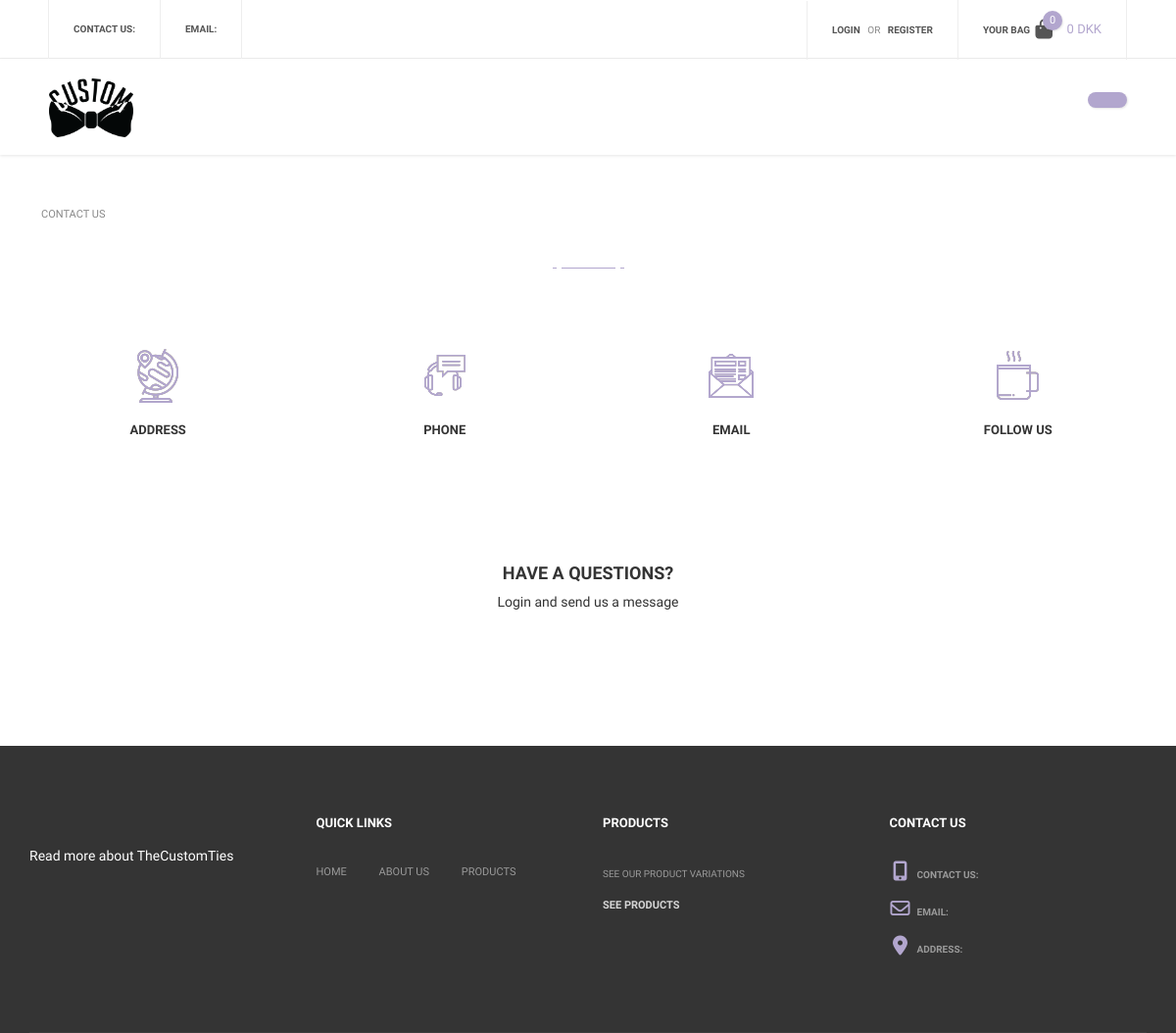
The page /Contact on the database as committed earlier.
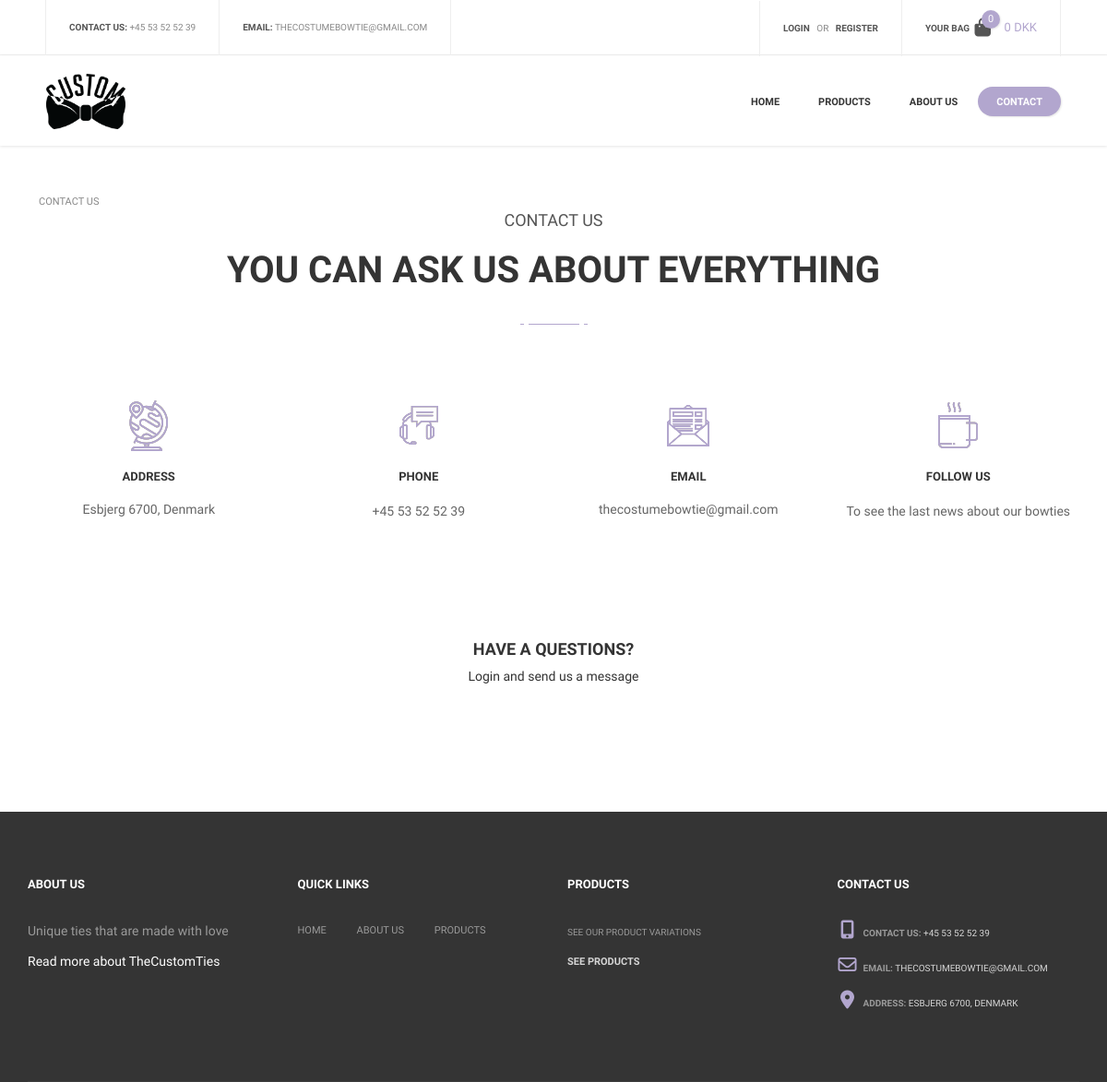
The same page on the database as committed later.
### tables this page shows
CREATE TABLE IF NOT EXISTS frontpage (
    id varchar(50) NOT NULL PRIMARY KEY,
    `text` text
);

### index.php (called while the page is built, shortened)
<?php
    $request = $_SERVER["REQUEST_URI"];
    $router = new Router($request);
    $router->get('/', 'views/frontend/home');
    $router->get('/profile', 'views/login/profile');
    $router->get('/editProfileFunction', 'controllers/editProfile');
    $router->get('/loginFunction', 'controllers/login');
    $router->get('/loginFailedFunction', 'controllers/loginFailed');
    $router->get('/signupFunction', 'controllers/signup');
    $router->get('/logoutFunction', 'controllers/logout');
    $router->get('/Product', 'views/frontend/Product');
    $router->get('/ProductType', 'views/frontend/productType');
    $router->get('/ProductSale', 'views/frontend/productSale');
    $router->get('/AboutUS', 'views/frontend/AboutUS');
    $router->get('/Contact', 'views/frontend/Contact');

### models/handlers/frontpageHandler.php (called while the page is built, shortened)
<?php
$rootPath = "";
require_once $rootPath . "public/dbconn.php";
require_once $rootPath . "models/sql/frontpage.php";
class FrontpageHandler extends Frontpage{
    public $db;
    public function __construct($db) {
        $this->db = $db;
    }
    public function getFrontpage(){
        $getFrontpage = $this->db->prepare($this->getAllFrontpageQuery);
        $getFrontpage->execute();
        return $getFrontpage->fetchAll();
    }
}
$FrontpageHandler = new FrontpageHandler($db);

### controllers/frontpage.php (called while the page is built, shortened)
<?php
$dataset = $FrontpageHandler->getFrontpage();
foreach($dataset as $data){
    if($data['id'] == 'phone'){
        $phone = $data['text'];
    }
    if($data['id'] == 'follow'){
        $follow = $data['text'];
    }
    if($data['id'] == 'email'){
        $email = $data['text'];
    }
    if($data['id'] == 'address'){
        $address = $data['text'];
    }
    if($data['id'] == 'nav1'){
        $nav1 = $data['text'];
    }
    if($data['id'] == 'nav2'){
        $nav2 = $data['text'];
    }
    if($data['id'] == 'nav3'){
        $nav3 = $data['text'];
    }
    if($data['id'] == 'nav4'){
        $nav4 = $data['text'];
    }
    if($data['id'] == 'aboutusSubtitle'){
        $aboutusSubtitle = $data['text'];
    }
    if($data['id'] == 'aboutusSlogan'){
        $aboutusSlogan = $data['text'];
    }
    if($data['id'] == 'contactSubtitle'){
        $contactSubtitle = $data['text'];
    }
    if($data['id'] == 'contactTitle'){
        $contactTitle = $data['text'];
    }
}

### controllers/cartManager.php (called while the page is built, shortened)
<?php
$total = 0;

### views/frontend/Contact.php (the view, shortened to what the rows shown need)
<?php
    $rootPath = "";
    $pageName = "Contact Us";
    require_once $rootPath . "views/frontend/partials/header.php";
    require_once $rootPath . "models/handlers/FrontpageHandler.php";
    require_once $rootPath . "controllers/frontpage.php";
?>
<div class="empty-space col-xs-b35 col-md-b70"></div>
<div class="breadcrumbs SiteMap">
    <?php
    for($i = 0; $i < count($_SESSION['breadcrumbs']); $i++){
        $link = $_SESSION['breadcrumbsLinks'][$i];
        echo "<a class='breadcrumb-flex' href='$link'> ".$_SESSION['breadcrumbs'][$i]."</a>";
    }
    ?>
</div>
<div class="container">
    <div class="text-center">
        <div class="simple-article size-3 grey uppercase col-xs-b5"><?php echo $contactSubtitle ?></div>
        <div class="h2"><?php echo $contactTitle ?></div>
        <div class="title-underline center"><span></span></div>
    </div>
</div>
<div class="empty-space col-sm-b15 col-md-b50"></div>
<div class="container">
    <div class="row">
        <div class="col-sm-3">
            <div class="icon-description-shortcode style-1">
                <img class="icon" src="assets/icons/icon-25.png" alt="">
                <div class="title h6">address</div>
                <div class="description simple-article size-2"><?php echo $address ?></div>
            </div>
        </div>
        <div class="col-sm-3">
            <div class="icon-description-shortcode style-1">
                <img class="icon" src="assets/icons/icon-23.png" alt="">
                <div class="title h6">phone</div>
                <div class="description simple-article size-2" style="line-height: 26px;">
                    <a href="tel:+4553525239"><?php echo $phone ?></a>
                </div>
            </div>
        </div>
        <div class="col-sm-3">
            <div class="icon-description-shortcode style-1">
                <img class="icon" src="assets/icons/icon-28.png" alt="">
                <div class="title h6">email</div>
                <div class="description simple-article size-2"><a
                        href="mailto:thecostumebowtie@gmail.com"><?php echo $email ?></a></div>
            </div>
        </div>
        <div class="col-sm-3">
            <div class="icon-description-shortcode style-1">
                <img class="icon" src="assets/icons/icon-26.png" alt="">
                <div class="title h6">Follow us</div>
                <div class="description simple-article size-2" style="line-height: 26px;">
                      <?php echo $follow ?>
                </div>
            </div>
        </div>
    </div>
</div>
<div class="empty-space col-xs-b25 col-sm-b50"></div>
<div class="empty-space col-xs-b25 col-sm-b50"></div>
<?php
if (isset($_SESSION['name'])) {
?>
<div class="container">
    <h4 class="h4 text-center col-xs-b25">have a questions?</h4>
    <div class="row">
        <div class="col-md-10 col-md-offset-1">
            <form class="contact-form" method="POST" action="contactSubmit">
                <input type="hidden" value="true" name="validate" />
                <div class="row m5">
                    <div class="col-sm-6">
                        <input class="simple-input col-xs-b20" type="text" value="" placeholder="Name" name="name" />
                    </div>
                    <div class="col-sm-6">
                        <input class="simple-input col-xs-b20" type="text" value="" placeholder="Email" name="email" />
                    </div>
                    <div class="col-sm-6">
                        <input class="simple-input col-xs-b20" type="text" value="" placeholder="Phone" name="phone" />
                    </div>
                    <div class="col-sm-6">
                        <input class="simple-input col-xs-b20" type="text" value="" placeholder="Subject"
                            name="subject" />
                    </div>
                    <div class="col-sm-12">
                        <textarea class="simple-input col-xs-b20" placeholder="Your message" name="message"></textarea>
                    </div>
                    <div class="col-sm-12">
                        <div class="text-center">
                            <div class="button size-2 style-3">
                                <span class="button-wrapper">
                                    <span class="icon"><img src="assets/img/icon-4.png" alt=""></span>
                                    <span class="text">send message</span>
                                </span>
                                <input type="submit" />
                            </div>
                        </div>
                    </div>
                </div>
            </form>
        </div>
    </div>
</div>
<?php
    } else {
?>
<div class="container">
    <h4 class="h4 text-center col-xs-b25">have a questions?</h4>
    <p class="text-center">Login and send us a message</p>
</div>
<?php
    }
?>
<div class="empty-space col-xs-b35 col-md-b70"></div>
<div class="empty-space col-xs-b35 col-md-b70"></div>
<?php
    require_once $rootPath . "views/frontend/partials/footer.php";
?>

### views/frontend/partials/header.php (shortened to what the rows shown need)
<?php
    require_once $rootPath . "models/handlers/FrontpageHandler.php";
    require_once $rootPath . "models/handlers/ProductsHandler.php";
    require_once $rootPath . "controllers/frontpage.php";
    require_once $rootPath . "controllers/cartManager.php";
?>
<!DOCTYPE html>
<html lang="en">
<head>
    <link href="https://cdnjs.cloudflare.com/ajax/libs/font-awesome/6.2.0/css/all.min.css" rel="stylesheet">
    <link href="<?php echo BASE_URL ?>/views/frontend/partials/css/TheCostumCSS.css" rel="stylesheet">
    <link href="<?php echo BASE_URL ?>/views/frontend/partials/css/bootstrap.extension.css" rel="stylesheet">
    <link href="<?php echo BASE_URL ?>/views/frontend/partials/css/bootstrap.min.css" rel="stylesheet">
    <link href="<?php echo BASE_URL ?>/views/frontend/partials/css/style.css" rel="stylesheet">
    <link href="<?php echo BASE_URL ?>/views/frontend/partials/css/swiper.css" rel="stylesheet">
    <link href="<?php echo BASE_URL ?>/views/frontend/partials/css/sumoselect.css" rel="stylesheet">
    <link href="<?php echo BASE_URL ?>/views/frontend/partials/css/font-awesome.min.css" rel="stylesheet">
</head>
<body>
    <div id="content-block">
        <header>
            <div class="header-top">
                <div class="content-margins">
                    <div class="row">
                        <div class="col-md-5 hidden-xs hidden-sm">
                            <div class="entry">
                                <b>contact us:</b>
                                <a href="tel:+4553525239"><?php echo $phone ?></a>
                            </div>
                            <div class="entry">
                                <b>email:</b>
                                <a href="mailto:thecostumebowtie@gmail.com"><?php echo $email ?></a>
                            </div>
                        </div>
                        <div class="col-md-7 col-md-text-right">
                            <?php
                                if (!isset($_SESSION["loggedin"]) || $_SESSION["loggedin"] != true) {
                            ?>
                                    <div class="entry">
                                        <a class="open-popup" data-rel="1"><b>login</b></a>
                                        &nbsp; or &nbsp;
                                        <a class="open-popup" data-rel="2"><b>register</b></a>
                                    </div>
                            <?php
                                }
                            ?>
                            <div class="entry hidden-xs hidden-sm cart">
                                <a href="Checkout">
                                    <b class="hidden-xs">Your bag</b>
                                    <?php
                                        $amountOfItems = 0;
                                    ?>
                                    <span class="cart-icon">
                                        <i class="fa fa-shopping-bag" aria-hidden="true"></i>
                                        <span class="cart-label"><?php echo $amountOfItems ?></span>
                                    </span>
                                    <span class="cart-title hidden-xs"><?php echo $total ?> DKK</span>
                                </a>
                            </div>
                        </div>
                    </div>
                </div>
            </div>
            <div class="header-bottom">
                <div class="content-margins">
                    <div class="row">
                        <div class="col-xs-3 col-sm-1">
                            <a id="logo" href="/"><img src="assets/icons/logo-2.png" alt="" /></a>
                        </div>
                        <div class="col-xs-9 col-sm-11 text-right">
                            <div class="nav-wrapper">
                                <nav>
                                    <ul>
                                        <li <?php echo $pageName == "Home" ? 'class="active"' : "" ?>>
                                            <a href="/"><?php echo $nav1 ?></a>
                                        </li>
                                        <li style="margin-left: 2px;" <?php echo $pageName == "Product" ? 'class="active"' : "" ?>>
                                            <a href="Product"><?php echo $nav2 ?></a>
                                        </li>
                                        <li style="margin-left: 2px;" <?php echo $pageName == "About Us" ? 'class="active"' : "" ?>>
                                            <a href="AboutUS"><?php echo $nav3 ?></a>
                                        </li>
                                        <li style="margin-left: 2px;" <?php echo $pageName == "Contact Us" ? 'class="active"' : "" ?>>
                                            <a href="Contact"><?php echo $nav4 ?></a>
                                        </li>
                                    </ul>
                                </nav>
                            </div>
                        </div>
                    </div>
                </div>
            </div>
        </header>

### views/frontend/partials/footer.php (shortened to what the rows shown need)
<?php
    require_once $rootPath . "models/handlers/FrontpageHandler.php";
    require_once $rootPath . "controllers/frontpage.php";
?>
<footer>
            <div class="container">
                <div class="footer-top">
                    <div class="row">
                        <div class="col-sm-6 col-md-3 col-xs-b30 col-md-b0">
                            <h6 class="h6 light"><?php echo $aboutusSubtitle ?></h6>
                            <div class="empty-space col-xs-b20"></div>
                            <div class="simple-article size-2 light fulltransparent margin-15"><?php echo $aboutusSlogan ?></div>
                            <div class="description">
                                    <a href="/AboutUS" class="title">Read more about TheCustomTies</a>
                            </div>
                            <div class="empty-space col-xs-b20"></div>
                        </div>
                        <div class="col-sm-6 col-md-3 col-xs-b30 col-md-b0">
                            <h6 class="h6 light">quick links</h6>
                            <div class="empty-space col-xs-b20"></div>
                            <div class="footer-column-links">
                                <div class="row">
                                    <div class="col-xs-6 footer-links-flex">
                                        <a href="/">home</a>
                                        <a href="/AboutUS">about us</a>
                                        <a href="/Product">products</a>
                                    </div>
                                </div>
                            </div>
                        </div>
                        <div class="col-sm-6 col-md-3 col-xs-b30 col-sm-b0">
                            <h6 class="h6 light">Products</h6>
                            <div class="empty-space col-xs-b20"></div>
                            <div class="footer-post-preview clearfix">
                                <div class="description">
                                    <div class="date">See our product variations</div>
                                    <a href="/Product" class="title">See products</a>
                                </div>
                            </div>
                        </div>
                        <div class="col-sm-6 col-md-3">
                            <h6 class="h6 light">Contact us</h6>
                            <div class="empty-space col-xs-b20"></div>
                                <div class="footer-contact"><i class="fa fa-mobile" aria-hidden="true"></i> contact us: <a href="tel:+4553525239"><?php echo $phone ?></a></div>
                                <div class="footer-contact"><i class="fa fa-envelope-o" aria-hidden="true"></i> email: <a href="mailto:thecostumebowtie@gmail.com"><?php echo $email ?></a></div>
                                <div class="footer-contact"><i class="fa fa-map-marker" aria-hidden="true"></i> address: <a href="#"><?php echo $address ?></a></div>
                        </div>
                    </div>
                </div>
            </div>
        </footer>
</body>
</html>

Rows that differ between the two databases and show on the page:
added frontpage: text "+45 53 52 52 39"
added frontpage: text "THECOSTUMEBOWTIE@GMAIL.COM", text "thecostumebowtie@gmail.com"
added frontpage: text "HOME"
added frontpage: text "PRODUCTS"
added frontpage: text "ABOUT US"
added frontpage: text "CONTACT"
added frontpage: text "CONTACT US"
added frontpage: text "YOU CAN ASK US ABOUT EVERYTHING"
added frontpage: text "Esbjerg 6700, Denmark", text "ESBJERG 6700, DENMARK"
added frontpage: text "To see the last news about our bowties"
added frontpage: text "ABOUT US"
added frontpage: text "Unique ties that are made with love"
